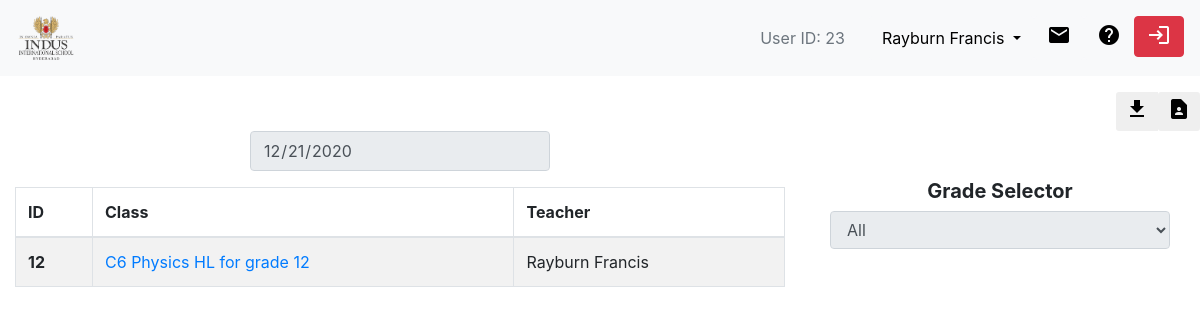
The app's page /staff/classview/ (signed in), older data.
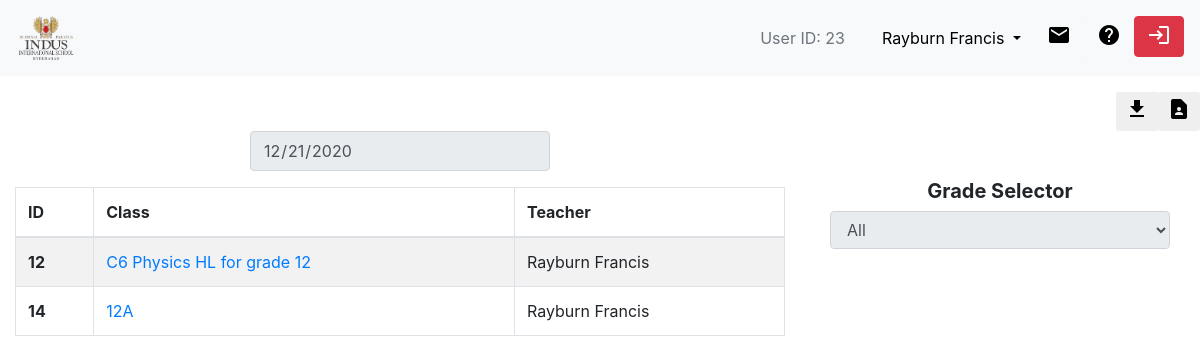
The same page, newer data.
### account/models.py (models this page shows, shortened)
class Teacher(models.Model):
    user = models.OneToOneField(User, on_delete=models.CASCADE)
    name = models.CharField(max_length=30)
    phone = models.CharField(max_length=12)
    email = models.CharField(max_length=60)
    is_coordinator = models.BooleanField(default=False, help_text="Select only if Teacher is Coordinator.")
    grades = models.CharField(max_length=15, null = True, help_text ="Separate grades by commas.")
    def __str__(self):
        return f'{self.name}'

class TeacherClass(models.Model):
    teacherref = models.ForeignKey(Teacher, on_delete=models.CASCADE)
    classref = models.ForeignKey(ClassModel, on_delete=models.CASCADE)

### classes/models.py (models this page shows)
class ClassModel(models.Model):
    grade = models.IntegerField()
    subject = models.ForeignKey(Subject, on_delete=models.CASCADE, null=True, blank=True)
    block = models.CharField(max_length=3, blank = True, null=True)
    section = models.CharField(max_length=2, null=True, blank=True)
    is_homeroom = models.BooleanField(null=True, default=False)
    def __str__(self):
        if(self.is_homeroom):
            return f'{self.grade}{self.section}'
        else:
            return f'{self.block} {self.subject} for grade {self.grade}'

class Subject(models.Model):
    name = models.CharField(max_length=15)
    def __str__(self):
        return f'{self.name}'

### staff/views.py (the view, shortened to what this page needs)
# urls.py: path('staff/classview/', staff.views.classview, name="classview"),
@login_required
def classview(request):
    user_id = request.user.id
    today = date.today()
    user_name = request.user
    formatted_date = datetime.today().strftime('%Y-%m-%d')
    try:
        if request.user.teacher is not None:
            role = 'teacher'
            rolename = 'Teacher'
            name = request.user.teacher.name
            classes = TeacherClass.objects.filter(teacherref=request.user.teacher)
            attendancestudent = None
    except AttributeError:
        role = 'staff'
        rolename = 'Administrator'
        classes = TeacherClass.objects.all()
        name = request.user.staff.name
    context = {
        'name': name,
        'rolename':rolename,
        'user_id': user_id,
        'date': today,
        'user_name': user_name,
        'role': role,
        'classes': classes,
        'fdate': formatted_date
    }
    return render(request, 'staff/classview.html', context)

### staff/templates/staff/classview.html (shortened to what this page needs)
<!DOCTYPE html>
<html lang="en">
<head>
  {% load static %}
  <link rel="stylesheet" href="{% static 'bootstrap_4.0.0/css/bootstrap.css' %}">
</head>
<body>
<nav class="navbar navbar-expand-lg navbar-light bg-light">
  <a class="navbar-brand" href="{% url 'loginview' %}">
    <img src = "{% static 'images/Logo.png' %}" alt = "Logo" style="width:60px;height:50px;">
  </a>
  <div class="collapse navbar-collapse" id="navbarNavAltMarkup">
    <div class="navbar-nav ml-auto">
      <button type = "button" class="dropdown-item" href="#" disabled>User ID: {{user_id}}</button>
      <div class="btn-group">
        <button type="button" class="btn bg-light dropdown-toggle" data-toggle="dropdown" aria-haspopup="true" aria-expanded="false">
          {{name}}
        </button>
      </div>
      <button type="button" class="btn bg-light" data-container="body" data-toggle="popover" data-trigger = "focus" data-placement="bottom" data-content = "Notifications Here">
        <span class="material-icons">mail</span>
      </button>
      <button type="button" class="btn bg-light">
        <span class="material-icons">help</span>
      </button>
      <a href = "{% url 'logout' %}"><button type = "button" class = 'btn btn-danger'>
        <i class="material-icons vertical-align-middle padding-bottom-3">login</i>
      </button></a>
    </div>
  </div>
</nav>
<div class="text-right">
  <div class="btn-group" role="group" aria-label="Features">
    <button type="button" class="btn btn-sm bg-grey" data-toggle="modal" data-target="#exportmodal">
      <span class = "material-icons">download</span>
    </button>
    <a id = "blanklink " href="{% url 'loginview' %}"><button type="button" class="btn btn-sm bg-grey">
      <span class = "material-icons">contact_page</span>
    </button></a>
  </div>
</div>
<div class = 'container-fluid'>
  <div class = 'row'>
    <div class = 'col-8'>
    <div class="text-center">
    <div class="form-group row justify-content-center">
        <input class="form-control input-date" type="date" value="{{fdate}}" id="datepicker" name="datepicker" disabled>
    </div>
    </div>
    <table class="table table-striped table-bordered">
      <thead>
        <tr>
          <th scope="col">ID</th>
          <th scope="col">Class</th>
          <th scope="col">Teacher</th>
        </tr>
      </thead>
      <tbody>
        {% for class in classes %}
          <tr>
            <th scope="row">{{class.classref.id}}</th>
            <td><a href = "{% url 'classdetails' class.classref.id class.id %}">{{class.classref}}</a></td>
            <td>{{class.teacherref}}</td>
          </tr>
        {% endfor %}
      </tbody>
    </table>
    </div>
    <div class = "col-4">
      <div class = 'container-fluid text-center'>
      <br><br>
      <h5><strong>Grade Selector</strong></h5>
      <div class="form-group">
        <select class="form-control" id="gradeselect" name="gradeselect" disabled>
        <option class="grade-button" id = "13" value = "13" selected>All</option>
      </select>
      </div>
    </div>
    </div>
</div>
</div>
</body>
</html>

### staff/templates/staff/classview.html (style rules this page uses)
.vertical-align-middle { vertical-align: middle; }
.padding-bottom-3 { padding-bottom: 3px; }
.input-date { width: 300px }

Row changes from the older to the newer data that the page shows:
added TeacherClass: classref.id "14", classref "12A", teacherref "Rayburn Francis"
